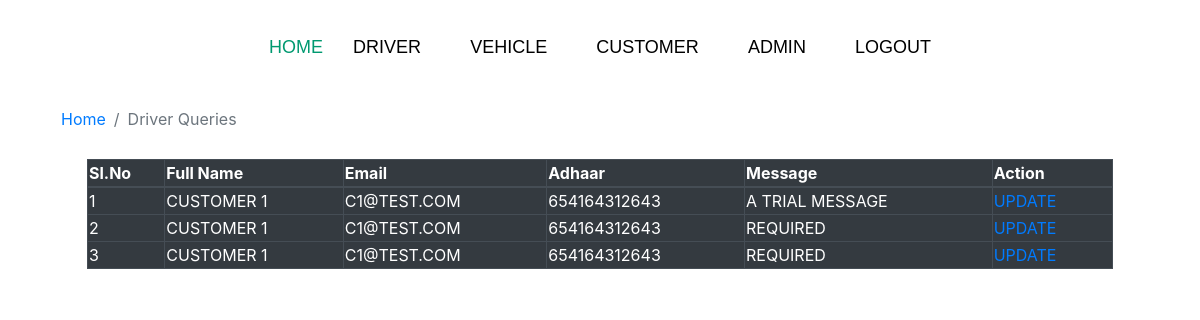
The page /Admin/customer/customerQueries.php (signed in) on the database its author committed.
### tables this page shows
CREATE TABLE `cquery_tb` (
  `id` int(11) NOT NULL,
  `name` varchar(255) NOT NULL,
  `email` varchar(255) NOT NULL,
  `adhaar` bigint(255) NOT NULL,
  `message` longtext NOT NULL
);

### Admin/customer/customerQueries.php (the view, shortened to what this page needs)
<?php
    include("../includes/loginHeader.php");
?>
<div class="container">
<ol class="breadcrumb bg-transparent">
    <li class="breadcrumb-item">
        <a href="../home.php">Home</a>
    </li>
    <li class="breadcrumb-item active" id="mini">Driver Queries</li>
</ol>
<div class="row align-align-content-center justify-content-center">
<table class="display table-active table-dark table-bordered" width="90%">
		<thead>
			<tr class="text-capitalize">
				<th>sl.no</th>
				<th class="text-capitalize">full name</th>
                <th class="text-capitalize">email</th>
                <th class="text-capitalize">adhaar</th>
				<th class="text-capitalize">message</th>
				<th class="text-capitalize">action</th>
			</tr>
		</thead>
		<tbody>
        <?php
require("../includes/db.php");
$select="select * from cquery_tb";
$run=$conn->query($select);
if($run->num_rows>0){
$total=0;
while($row=$run->fetch_array()){
$total=$total+1;
$id=$row['id'];
?>
<tr class="text-uppercase">
<td><?php echo $total; ?></td>
<td><?php echo $row['name'];?></td>
<td><?php echo $row['email'];?></td>
<td><?php echo $row['adhaar'];?></td>
<td><?php echo $row['message'];?></td>
<td><a href="queryUpdate.php?id=<?php echo $id;?>">Update</a>&nbsp;</td>
</tr>
<?php
										}
									}
										?>
									</tbody>
								</table>
                <br>
						</div>
					</div>
	</body>
</html>

### Admin/includes/loginHeader.php (shortened to what this page needs)
<!DOCTYPE html>
<html>
<head>
<link rel="stylesheet "href="../css/bootstrap.min.css" />
<link rel="stylesheet "href="../css/navbar.css" />
</head>
<body>
<div class="container py-0">
    <br>
    <div class="row justify-content-center align-content-center">
     <nav class="nav-menu d-none d-lg-block">
          <ul>
            <li class="active"><a href="../home.php">Home</a></li>
            <li class="drop-down"><a href="">Driver</a>
            </li>
            <li class="drop-down"><a href="">Vehicle</a>
            </li>
            <li class="drop-down"><a href="">Customer</a>
            </li>
            <li class="drop-down"><a href="">Admin</a>
            </li>
            <li><a href="../admin/adminLogout.php">Logout</a></li>
          </ul>
        </nav>
    </div>
</div>
</body>
</html>

### Admin/css/navbar.css (style rules this page uses)
.nav-menu, .nav-menu * { margin: 0; padding: 0; list-style: none; }
.nav-menu > ul > li { position: relative; white-space: nowrap; float: left; }
.nav-menu a { display: block; position: relative; color: black; padding: 10px 15px; transition: 0.3s; font-size: 18px; font-weight: 500; text-transform: uppercase; font-family: "Poppins", sans-serif; }
.nav-menu a:hover, .nav-menu .active > a, .nav-menu li:hover > a { color: #009970; text-decoration: none; }
.nav-menu .drop-down > a:after { content: "\ea99"; font-family: IcoFont; padding-left: 5px; }

### rows shown on the page
cquery_tb: name "CUSTOMER 1", email "C1@TEST.COM", adhaar "654164312643", message "A TRIAL MESSAGE"
cquery_tb: name "CUSTOMER 1", email "C1@TEST.COM", adhaar "654164312643", message "REQUIRED"
cquery_tb: name "CUSTOMER 1", email "C1@TEST.COM", adhaar "654164312643", message "REQUIRED"
